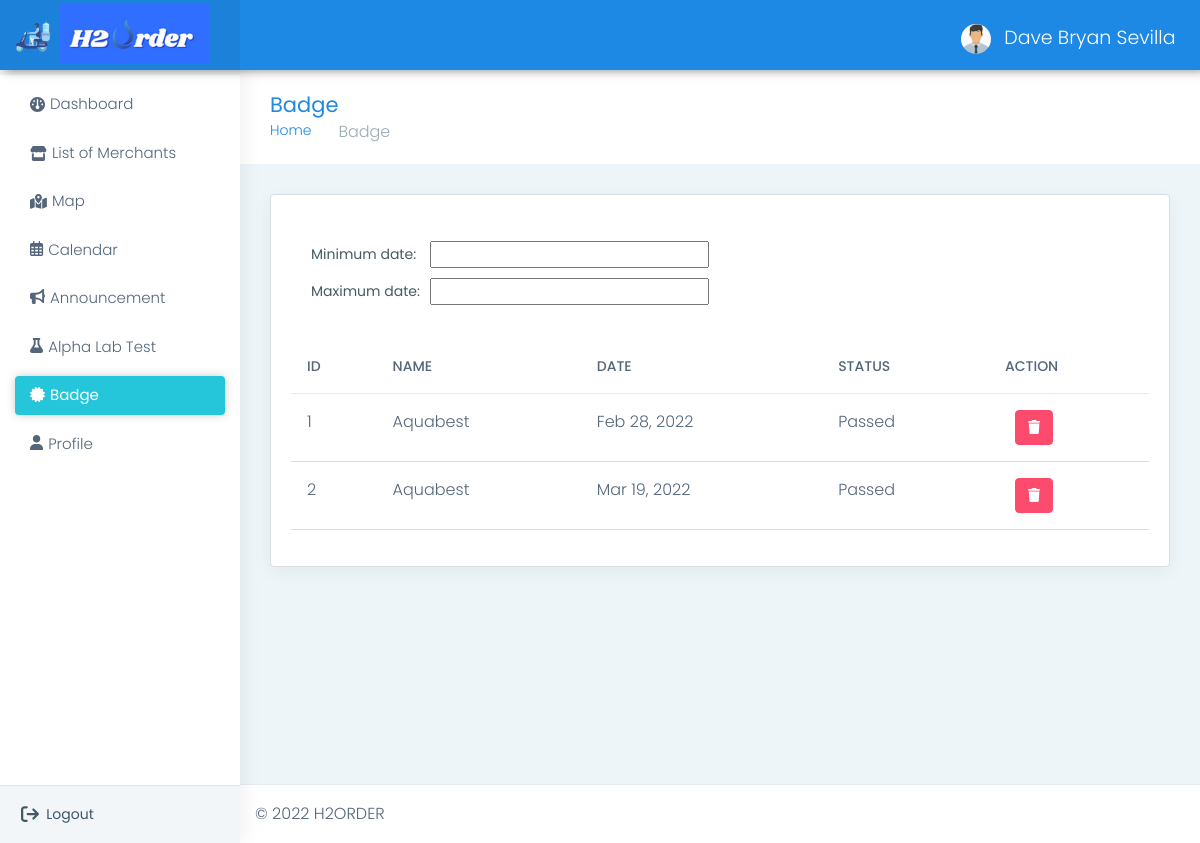
The page /admin/badge.php (signed in) on the database as committed earlier.
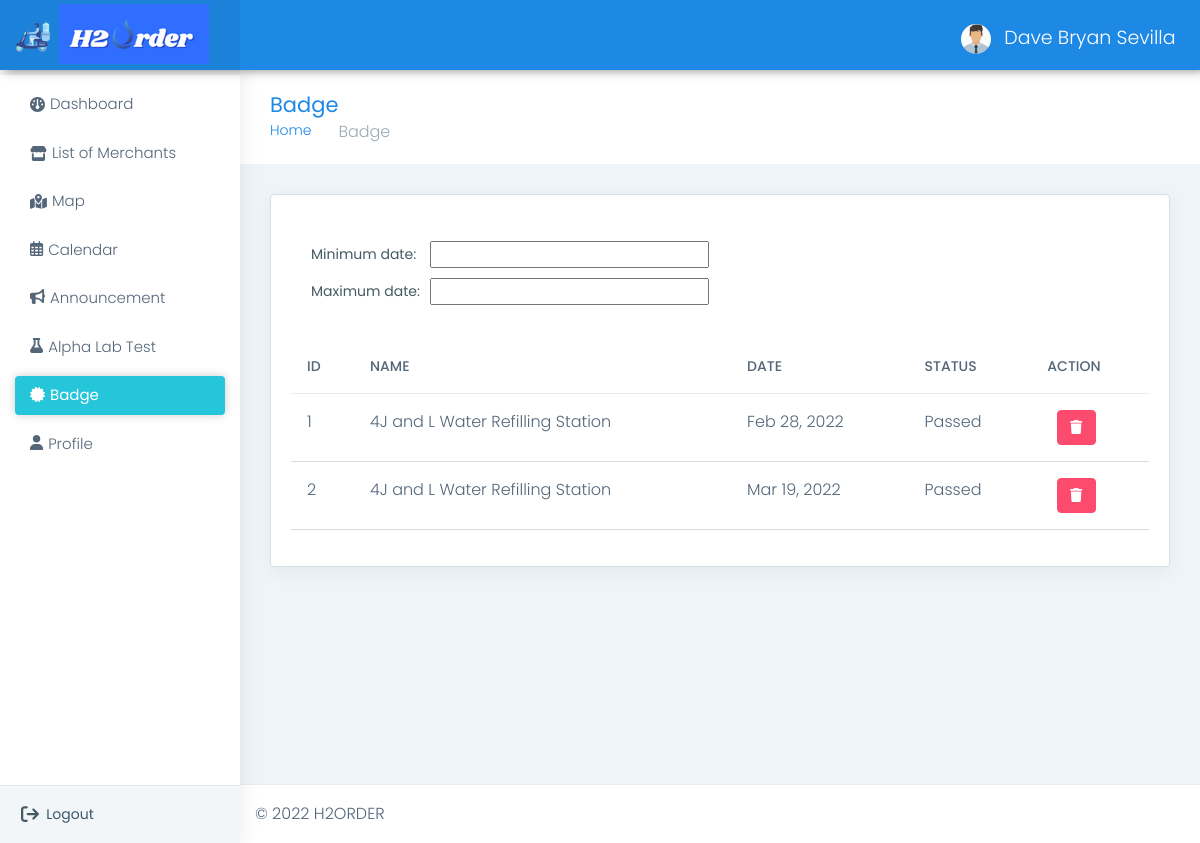
The same page on the database as committed later.
### tables this page shows
CREATE TABLE `inspection` (
  `inspection_id` int(11) NOT NULL,
  `merchant_id` int(11) NOT NULL,
  `date` timestamp NOT NULL DEFAULT CURRENT_TIMESTAMP ON UPDATE CURRENT_TIMESTAMP,
  `status` varchar(50) NOT NULL
);

CREATE TABLE `merchant` (
  `merchant_id` int(11) NOT NULL,
  `username` varchar(255) NOT NULL,
  `password` varchar(255) NOT NULL,
  `business_name` varchar(255) NOT NULL,
  `owner` varchar(255) NOT NULL,
  `address` varchar(255) NOT NULL,
  `barangay` varchar(255) NOT NULL,
  `email` varchar(255) NOT NULL,
  `contact_number` varchar(255) NOT NULL,
  `image` varchar(255) NOT NULL,
  `latitude` varchar(255) NOT NULL,
  `longitude` varchar(255) NOT NULL,
  `opening` time NOT NULL,
  `closing` time NOT NULL,
  `status` varchar(255) NOT NULL
);

### admin/badge.php (the view, shortened to what the changed rows need)
<!DOCTYPE html>
<?php
    require 'name.php';
?>
<html dir="ltr" lang="en">
<head>
    <link href="css/style.min.css" rel="stylesheet">
<link rel="stylesheet" href="https://cdn.datatables.net/1.10.21/css/dataTables.bootstrap4.min.css">
 <link rel='stylesheet' href='https://cdn.datatables.net/buttons/1.2.2/css/buttons.bootstrap.min.css'>
<link rel='stylesheet' href='https://cdn.datatables.net/1.10.24/css/jquery.dataTables.min.css'>
<link rel='stylesheet' href='https://cdn.datatables.net/datetime/1.0.3/css/dataTables.dateTime.min.css'>
</head>
<body>
    <div id="main-wrapper" data-layout="vertical" data-navbarbg="skin5" data-sidebartype="full"
        data-sidebar-position="absolute" data-header-position="absolute" data-boxed-layout="full">
        <div class="page-wrapper">
            <div class="container-fluid">
                <div class="row">
                    <div class="col-sm-12">
                        <div class="card">
                            <div class="card-body">
                                <div class="table-responsive">
     <br>
                                    <table id="table" class="table user-table">
                                        <thead>
                                            <tr>
                                                <th class="border-top-0">ID</th>
                                                <th class="border-top-0">NAME</th>
                                                <th class="border-top-0">DATE</th>
                                                <th class="border-top-0">STATUS</th>
                                                <th class="border-top-0">ACTION</th>
                                            </tr>
                                        </thead>
                                        <tbody>
                                              <?php
                                                   $query = $conn->query("SELECT inspection.inspection_id, merchant.business_name,
                                                          inspection.date,inspection.status
                                                 FROM merchant
                                                 RIGHT JOIN inspection
                                                 ON merchant.merchant_id = inspection.merchant_id
                                                 WHERE inspection.date > DATE_SUB(CURDATE(), INTERVAL 6 MONTH)") or die(mysqli_error());
                                                   while($fetch = $query->fetch_array()){
                                               ?>
                                            <tr>
                                                <td><?php echo $fetch['inspection_id']?></td>
                                                <td><?php echo $fetch['business_name']?></td>
                                                <td><?php echo date("M d, Y", strtotime($fetch['date']))?></td>
                                                <td><?php echo $fetch['status']?></td>
                                                <td>
                                                   <a class = "btn btn-danger" href="delete_inspection.php?inspection_id=<?php echo $fetch['inspection_id']?>" onclick = "confirmationDelete(this); return false;"
                                                     style="color:white; margin-left:10px">
                                                    <i class="fa-solid fa-trash"></i></a></td>
                                            </tr>
                                             <?php
                                                }
                                              ?>
                                            </tbody>
                                        </table>
                                    </div>
                                </div>
                            </div>
                        </div>
                    </div>
            </div>
        </div>
    </div>
</body>
</html>

Rows that differ between the two databases and show on the page:
changed through a linked row, inspection "Feb 28, 2022": merchant.business_name "Aquabest" → "4J and L Water Refilling Station"
changed through a linked row, inspection "Mar 19, 2022": merchant.business_name "Aquabest" → "4J and L Water Refilling Station"
